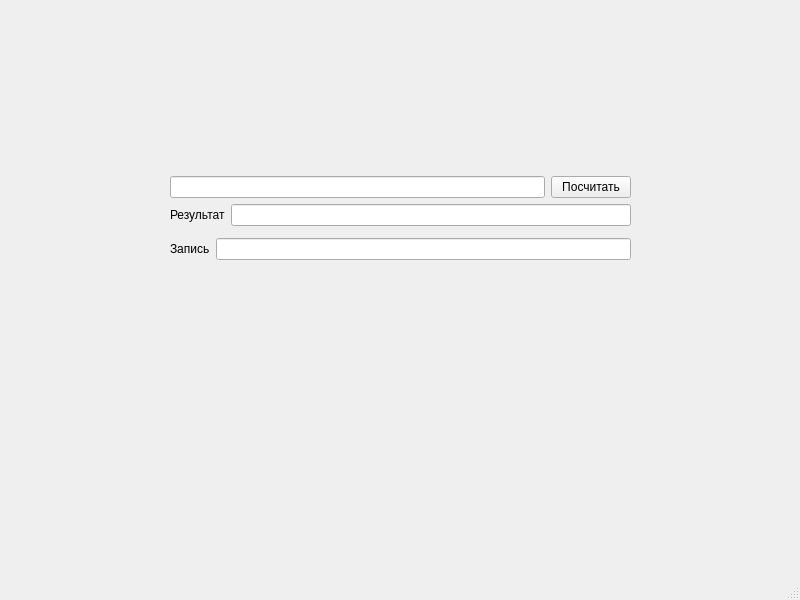
<?xml version="1.0" encoding="UTF-8"?>
<ui version="4.0">
 <class>MainWindow</class>
 <widget class="QMainWindow" name="MainWindow">
  <property name="geometry">
   <rect>
    <x>0</x>
    <y>0</y>
    <width>800</width>
    <height>600</height>
   </rect>
  </property>
  <property name="windowTitle">
   <string>MainWindow</string>
  </property>
  <widget class="QWidget" name="centralwidget">
   <widget class="QWidget" name="">
    <property name="geometry">
     <rect>
      <x>170</x>
      <y>170</y>
      <width>461</width>
      <height>97</height>
     </rect>
    </property>
    <layout class="QVBoxLayout" name="verticalLayout_2">
     <item>
      <layout class="QVBoxLayout" name="verticalLayout">
       <item>
        <layout class="QHBoxLayout" name="horizontalLayout">
         <item>
          <widget class="QLineEdit" name="lineEdit"/>
         </item>
         <item>
          <widget class="QPushButton" name="pushButton">
           <property name="text">
            <string>Посчитать</string>
           </property>
          </widget>
         </item>
        </layout>
       </item>
       <item>
        <layout class="QHBoxLayout" name="horizontalLayout_2">
         <item>
          <widget class="QLabel" name="label">
           <property name="text">
            <string>Результат</string>
           </property>
          </widget>
         </item>
         <item>
          <widget class="QLineEdit" name="lineEdit_2">
           <property name="readOnly">
            <bool>true</bool>
           </property>
          </widget>
         </item>
        </layout>
       </item>
      </layout>
     </item>
     <item>
      <layout class="QHBoxLayout" name="horizontalLayout_3">
       <item>
        <widget class="QLabel" name="label_2">
         <property name="text">
          <string>Запись</string>
         </property>
        </widget>
       </item>
       <item>
        <widget class="QLineEdit" name="lineEdit_3">
         <property name="readOnly">
          <bool>true</bool>
         </property>
        </widget>
       </item>
      </layout>
     </item>
    </layout>
   </widget>
  </widget>
  <widget class="QMenuBar" name="menubar">
   <property name="geometry">
    <rect>
     <x>0</x>
     <y>0</y>
     <width>800</width>
     <height>25</height>
    </rect>
   </property>
  </widget>
  <widget class="QStatusBar" name="statusbar"/>
 </widget>
 <resources/>
 <connections/>
</ui>
